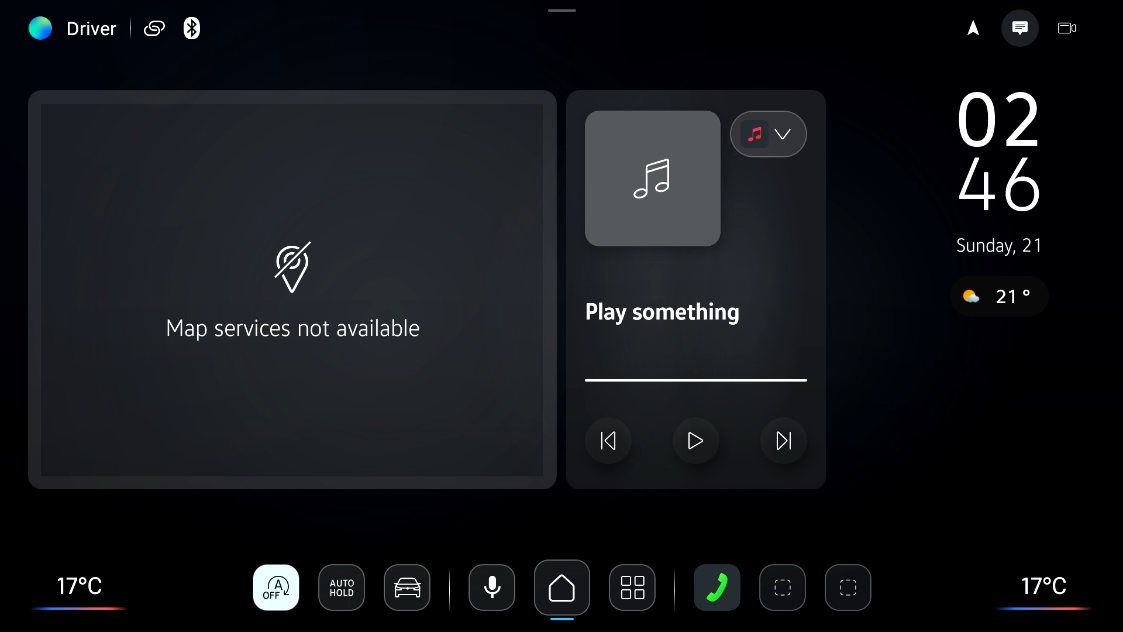
#> input picture Data/HMI_TESTE/malagueta_20260407_111629_095921.png, 1123 x 632 px
$ python -i diff_engine.py   (imports and definitions only)
#> lines starting #> are read from the running program, lines starting #| are printed output that depends on the picture; after the words box and inside, x2 and y2 are one past the last pixel; in counts of white or black regions, pixels touching at a corner belong together
#> further down, picture is the input picture: shape (632, 1123, 3); mean B, G, R 25.6, 22, 19.8
import os
from dataclasses import dataclass, field
from typing import List, Tuple, Optional, Dict, Any

import cv2
import numpy as np

BBox = Tuple[int, int, int, int]


@dataclass
class DiffConfig:
    ignore_regions: List[BBox] = field(default_factory=list)
    min_area: int = 200
    max_area: int = 200000
    diff_threshold: int = 25  # for LAB absdiff
    use_alignment: bool = False
    alignment_mode: str = "ecc"  # "ecc" | "orb"
    local_ssim_threshold: Optional[float] = None
    toggle_hsv_blue_lower: Tuple[int, int, int] = (90, 60, 60)
    toggle_hsv_blue_upper: Tuple[int, int, int] = (130, 255, 255)
    toggle_aspect_ratio_range: Tuple[float, float] = (2.0, 4.5)
    knob_detection: str = "contour"  # "contour" | "hough"
    debug_dir: Optional[str] = None

    def __post_init__(self):
        if self.ignore_regions is None:
            self.ignore_regions = []


# [70 lines left out: functions _apply_ignore_mask, _align_ecc, _compute_diff_mask, _find_bboxes, _toggle_state_by_color, not called in this run]


def _toggle_state_by_knob(img_roi: np.ndarray) -> Tuple[Optional[str], float]:
    # detect bright/white knob via grayscale threshold
    gray = cv2.cvtColor(img_roi, cv2.COLOR_BGR2GRAY)
    _, th = cv2.threshold(gray, 200, 255, cv2.THRESH_BINARY)
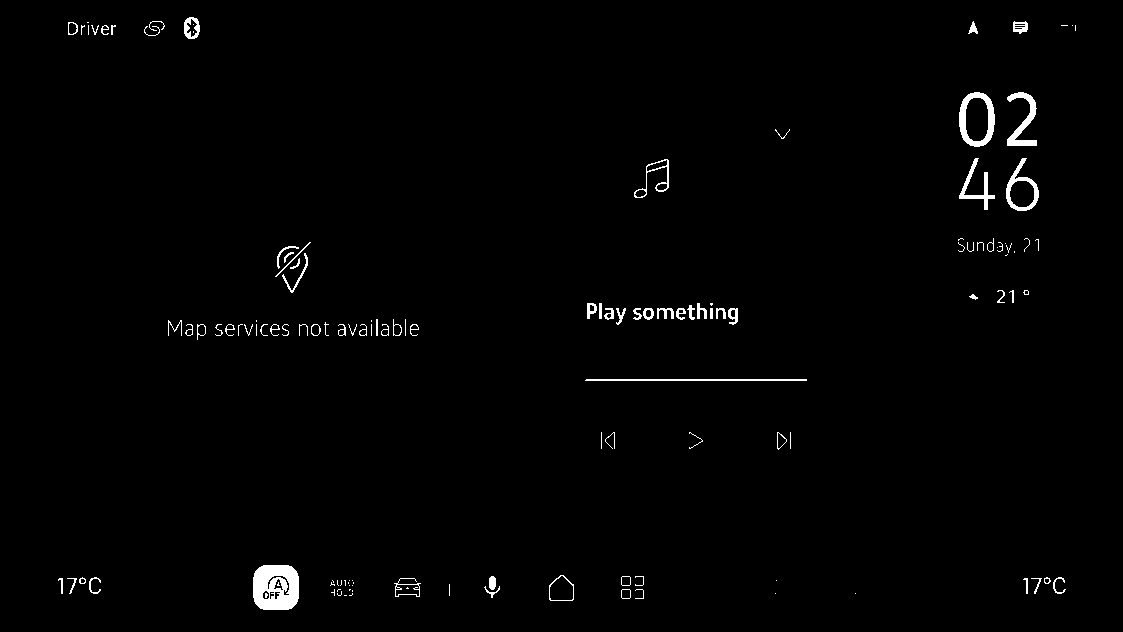
#> th: shape (632, 1123); 1.2% white; 132 white regions (53 under 20 px)
    contours, _ = cv2.findContours(th, cv2.RETR_EXTERNAL, cv2.CHAIN_APPROX_SIMPLE)
#> contours = 127 contours, 77 with area under 20; largest, box (x1, y1, x2, y2) and area: (253, 565, 299, 610) 1825, (959, 92, 995, 147) 1551, (1006, 158, 1039, 211) 952, (1007, 92, 1037, 146) 528, (549, 575, 574, 601) 496
    if not contours:
        return None, 0.0
    # pick largest contour
    c = max(contours, key=cv2.contourArea)
#> c = contour of 34 points, box (x1, y1, x2, y2) (253, 565, 299, 610), area 1825
    area = cv2.contourArea(c)
#> area = 1825
    if area < 30:
        return None, 0.0
    (x, y, w, h) = cv2.boundingRect(c)
#> x = 253; y = 565; w = 46; h = 45
    cx = x + w / 2.0
#> cx = 276
    # left/right
    state = "ON" if cx > (img_roi.shape[1] / 2.0) else "OFF"
#> state = 'OFF'
    conf = min(1.0, area / (img_roi.shape[0] * img_roi.shape[1] * 0.3))
#> conf = 0.00857
    return state, conf


# [67 lines left out: functions _is_toggle_candidate, compare_images, not called in this run]

>>> import cv2
>>> picture = cv2.imread('../Data/HMI_TESTE/malagueta_20260407_111629_095921.png')
>>> result = _toggle_state_by_knob(picture)
#> result = ('OFF', 0.00857)

$ run again, on Data/HMI_TESTE/malagueta_20260407_111636_587114.png
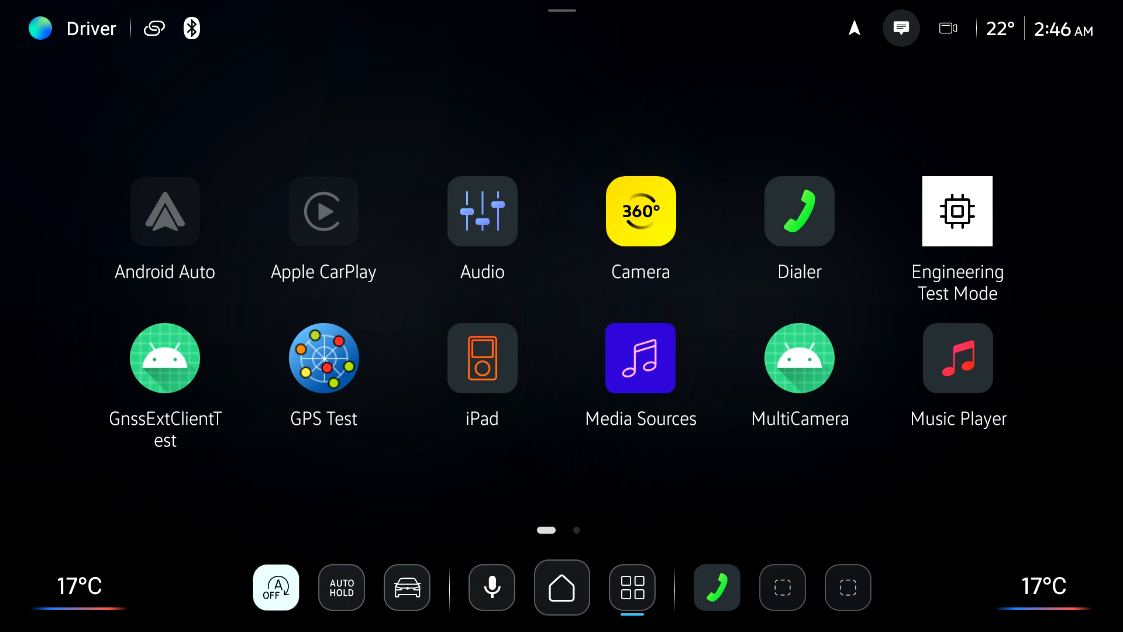
#> input picture Data/HMI_TESTE/malagueta_20260407_111636_587114.png, 1123 x 632 px
#> picture is the input picture: shape (632, 1123, 3); mean B, G, R 18.8, 15.5, 11.9
#> in _toggle_state_by_knob, `gray = cv2.cvtColor(img_roi, cv2.COLOR_BGR2GRAY)`:
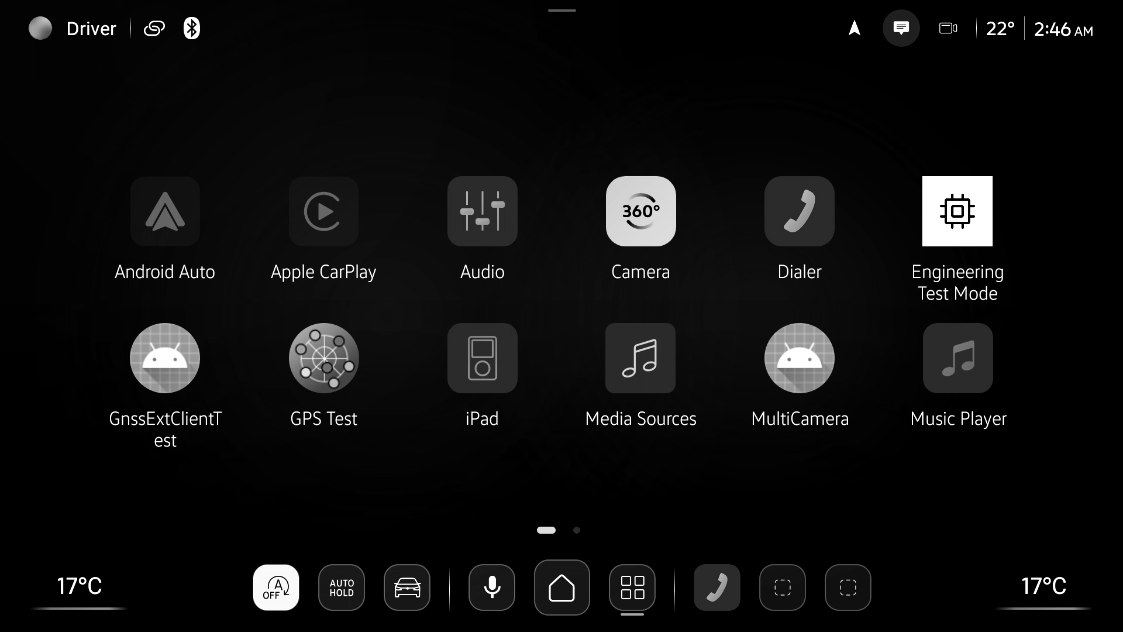
#> gray: shape (632, 1123); min 0, max 255, mean 14.6
#> in _toggle_state_by_knob, `_, th = cv2.threshold(gray, 200, 255, cv2.THRESH_BINARY)`:
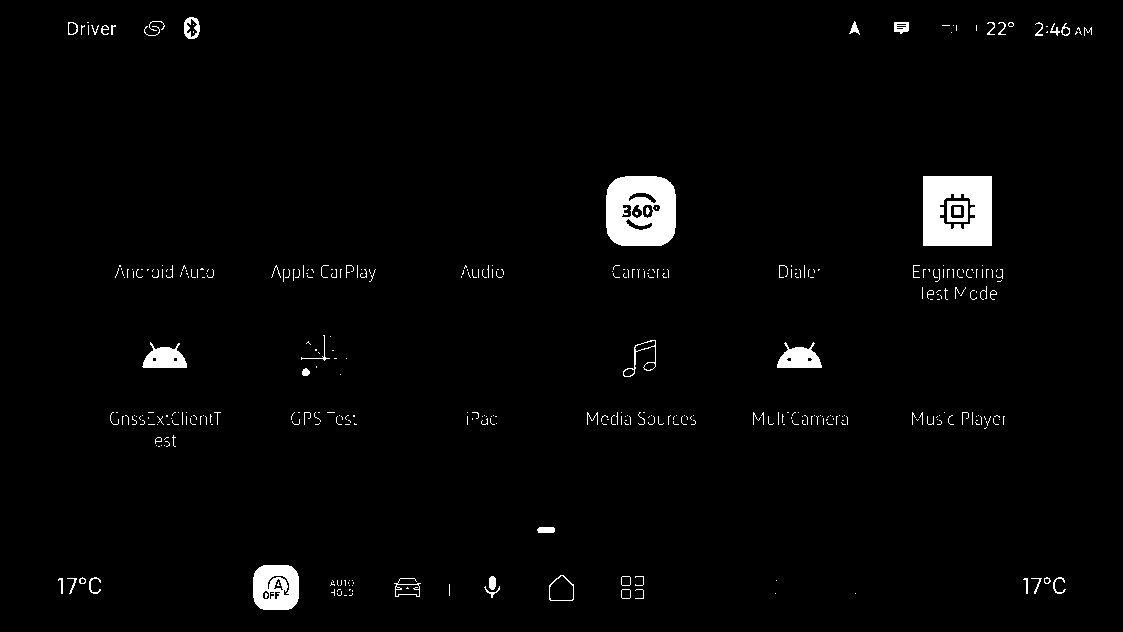
#> th: shape (632, 1123); 2.3% white; 379 white regions (319 under 20 px)
#> contours = 369 contours, 341 with area under 20; largest, box (x1, y1, x2, y2) and area: (923, 176, 992, 246) 4692, (606, 176, 676, 246) 4422, (253, 565, 299, 610) 1825, (777, 342, 822, 368) 700, (142, 342, 187, 368) 698
#> c = [[923, 176], [923, 245], [991, 245], [991, 176]]
#> area = 4692
#> x = 923; y = 176; w = 69; h = 70
#> cx = 957.5
#> state = 'ON'
#> conf = 0.022
#> result = ('ON', 0.022)
